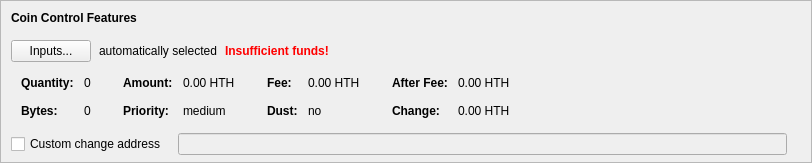
    <widget class="QFrame" name="frameCoinControl">
     <property name="sizePolicy">
      <sizepolicy hsizetype="Expanding" vsizetype="Expanding">
       <horstretch>0</horstretch>
       <verstretch>0</verstretch>
      </sizepolicy>
     </property>
     <property name="maximumSize">
      <size>
       <width>16777215</width>
       <height>16777215</height>
      </size>
     </property>
     <property name="frameShape">
      <enum>QFrame::StyledPanel</enum>
     </property>
     <property name="frameShadow">
      <enum>QFrame::Sunken</enum>
     </property>
     <layout class="QVBoxLayout" name="verticalLayoutCoinControl2">
      <property name="spacing">
       <number>0</number>
      </property>
      <property name="leftMargin">
       <number>0</number>
      </property>
      <property name="topMargin">
       <number>0</number>
      </property>
      <property name="rightMargin">
       <number>0</number>
      </property>
      <property name="bottomMargin">
       <number>6</number>
      </property>
      <item>
       <layout class="QVBoxLayout" name="verticalLayoutCoinControl" stretch="0,0,0,0,1">
        <property name="spacing">
         <number>0</number>
        </property>
        <property name="leftMargin">
         <number>10</number>
        </property>
        <property name="topMargin">
         <number>10</number>
        </property>
        <item>
         <layout class="QHBoxLayout" name="horizontalLayoutCoinControl1">
          <property name="bottomMargin">
           <number>15</number>
          </property>
          <item>
           <widget class="QLabel" name="labelCoinControlFeatures">
            <property name="sizePolicy">
             <sizepolicy hsizetype="Preferred" vsizetype="Maximum">
              <horstretch>0</horstretch>
              <verstretch>0</verstretch>
             </sizepolicy>
            </property>
            <property name="font">
             <font>
              <weight>75</weight>
              <bold>true</bold>
             </font>
            </property>
            <property name="styleSheet">
             <string notr="true">font-weight:bold;</string>
            </property>
            <property name="text">
             <string>Coin Control Features</string>
            </property>
           </widget>
          </item>
         </layout>
        </item>
        <item>
         <layout class="QHBoxLayout" name="horizontalLayoutCoinControl2" stretch="0,0,0,0">
          <property name="spacing">
           <number>8</number>
          </property>
          <property name="bottomMargin">
           <number>10</number>
          </property>
          <item>
           <widget class="QPushButton" name="pushButtonCoinControl">
            <property name="styleSheet">
             <string notr="true"/>
            </property>
            <property name="text">
             <string>Inputs...</string>
            </property>
            <property name="autoDefault">
             <bool>false</bool>
            </property>
           </widget>
          </item>
          <item>
           <widget class="QLabel" name="labelCoinControlAutomaticallySelected">
            <property name="text">
             <string>automatically selected</string>
            </property>
            <property name="margin">
             <number>5</number>
            </property>
           </widget>
          </item>
          <item>
           <widget class="QLabel" name="labelCoinControlInsuffFunds">
            <property name="font">
             <font>
              <weight>75</weight>
              <bold>true</bold>
             </font>
            </property>
            <property name="styleSheet">
             <string notr="true">color:red;font-weight:bold;</string>
            </property>
            <property name="text">
             <string>Insufficient funds!</string>
            </property>
            <property name="margin">
             <number>5</number>
            </property>
           </widget>
          </item>
          <item>
           <spacer name="horizontalSpacerCoinControl">
            <property name="orientation">
             <enum>Qt::Horizontal</enum>
            </property>
            <property name="sizeHint" stdset="0">
             <size>
              <width>40</width>
              <height>1</height>
             </size>
            </property>
           </spacer>
          </item>
         </layout>
        </item>
        <item>
         <widget class="QWidget" name="widgetCoinControl" native="true">
          <property name="sizePolicy">
           <sizepolicy hsizetype="Preferred" vsizetype="Preferred">
            <horstretch>0</horstretch>
            <verstretch>0</verstretch>
           </sizepolicy>
          </property>
          <property name="minimumSize">
           <size>
            <width>0</width>
            <height>0</height>
           </size>
          </property>
          <property name="styleSheet">
           <string notr="true"/>
          </property>
          <layout class="QHBoxLayout" name="horizontalLayoutCoinControl5">
           <property name="leftMargin">
            <number>0</number>
           </property>
           <property name="topMargin">
            <number>0</number>
           </property>
           <property name="rightMargin">
            <number>0</number>
           </property>
           <property name="bottomMargin">
            <number>0</number>
           </property>
           <item>
            <layout class="QHBoxLayout" name="horizontalLayoutCoinControl3" stretch="0,0,0,1">
             <property name="spacing">
              <number>20</number>
             </property>
             <property name="topMargin">
              <number>0</number>
             </property>
             <property name="bottomMargin">
              <number>10</number>
             </property>
             <item>
              <layout class="QFormLayout" name="formLayoutCoinControl1">
               <property name="horizontalSpacing">
                <number>10</number>
               </property>
               <property name="verticalSpacing">
                <number>14</number>
               </property>
               <property name="leftMargin">
                <number>10</number>
               </property>
               <property name="topMargin">
                <number>4</number>
               </property>
               <property name="rightMargin">
                <number>6</number>
               </property>
               <item row="0" column="0">
                <widget class="QLabel" name="labelCoinControlQuantityText">
                 <property name="font">
                  <font>
                   <weight>75</weight>
                   <bold>true</bold>
                  </font>
                 </property>
                 <property name="text">
                  <string>Quantity:</string>
                 </property>
                 <property name="margin">
                  <number>0</number>
                 </property>
                </widget>
               </item>
               <item row="0" column="1">
                <widget class="QLabel" name="labelCoinControlQuantity">
                 <property name="cursor">
                  <cursorShape>IBeamCursor</cursorShape>
                 </property>
                 <property name="contextMenuPolicy">
                  <enum>Qt::ActionsContextMenu</enum>
                 </property>
                 <property name="text">
                  <string notr="true">0</string>
                 </property>
                 <property name="margin">
                  <number>0</number>
                 </property>
                 <property name="textInteractionFlags">
                  <set>Qt::LinksAccessibleByMouse|Qt::TextSelectableByKeyboard|Qt::TextSelectableByMouse</set>
                 </property>
                </widget>
               </item>
               <item row="1" column="0">
                <widget class="QLabel" name="labelCoinControlBytesText">
                 <property name="font">
                  <font>
                   <weight>75</weight>
                   <bold>true</bold>
                  </font>
                 </property>
                 <property name="text">
                  <string>Bytes:</string>
                 </property>
                </widget>
               </item>
               <item row="1" column="1">
                <widget class="QLabel" name="labelCoinControlBytes">
                 <property name="cursor">
                  <cursorShape>IBeamCursor</cursorShape>
                 </property>
                 <property name="contextMenuPolicy">
                  <enum>Qt::ActionsContextMenu</enum>
                 </property>
                 <property name="text">
                  <string notr="true">0</string>
                 </property>
                 <property name="textInteractionFlags">
                  <set>Qt::LinksAccessibleByMouse|Qt::TextSelectableByKeyboard|Qt::TextSelectableByMouse</set>
                 </property>
                </widget>
               </item>
              </layout>
             </item>
             <item>
              <layout class="QFormLayout" name="formLayoutCoinControl2">
               <property name="horizontalSpacing">
                <number>10</number>
               </property>
               <property name="verticalSpacing">
                <number>14</number>
               </property>
               <property name="leftMargin">
                <number>6</number>
               </property>
               <property name="topMargin">
                <number>4</number>
               </property>
               <property name="rightMargin">
                <number>6</number>
               </property>
               <item row="0" column="0">
                <widget class="QLabel" name="labelCoinControlAmountText">
                 <property name="font">
                  <font>
                   <weight>75</weight>
                   <bold>true</bold>
                  </font>
                 </property>
                 <property name="text">
                  <string>Amount:</string>
                 </property>
                 <property name="margin">
                  <number>0</number>
                 </property>
                </widget>
               </item>
               <item row="0" column="1">
                <widget class="QLabel" name="labelCoinControlAmount">
                 <property name="cursor">
                  <cursorShape>IBeamCursor</cursorShape>
                 </property>
                 <property name="contextMenuPolicy">
                  <enum>Qt::ActionsContextMenu</enum>
                 </property>
                 <property name="text">
                  <string notr="true">0.00 HTH</string>
                 </property>
                 <property name="textInteractionFlags">
                  <set>Qt::LinksAccessibleByMouse|Qt::TextSelectableByKeyboard|Qt::TextSelectableByMouse</set>
                 </property>
                </widget>
               </item>
               <item row="1" column="0">
                <widget class="QLabel" name="labelCoinControlPriorityText">
                 <property name="font">
                  <font>
                   <weight>75</weight>
                   <bold>true</bold>
                  </font>
                 </property>
                 <property name="text">
                  <string>Priority:</string>
                 </property>
                </widget>
               </item>
               <item row="1" column="1">
                <widget class="QLabel" name="labelCoinControlPriority">
                 <property name="cursor">
                  <cursorShape>IBeamCursor</cursorShape>
                 </property>
                 <property name="contextMenuPolicy">
                  <enum>Qt::ActionsContextMenu</enum>
                 </property>
                 <property name="text">
                  <string>medium</string>
                 </property>
                 <property name="textInteractionFlags">
                  <set>Qt::LinksAccessibleByMouse|Qt::TextSelectableByKeyboard|Qt::TextSelectableByMouse</set>
                 </property>
                </widget>
               </item>
              </layout>
             </item>
             <item>
              <layout class="QFormLayout" name="formLayoutCoinControl3">
               <property name="horizontalSpacing">
                <number>10</number>
               </property>
               <property name="verticalSpacing">
                <number>14</number>
               </property>
               <property name="leftMargin">
                <number>6</number>
               </property>
               <property name="topMargin">
                <number>4</number>
               </property>
               <property name="rightMargin">
                <number>6</number>
               </property>
               <item row="0" column="0">
                <widget class="QLabel" name="labelCoinControlFeeText">
                 <property name="font">
                  <font>
                   <weight>75</weight>
                   <bold>true</bold>
                  </font>
                 </property>
                 <property name="text">
                  <string>Fee:</string>
                 </property>
                 <property name="margin">
                  <number>0</number>
                 </property>
                </widget>
               </item>
               <item row="0" column="1">
                <widget class="QLabel" name="labelCoinControlFee">
                 <property name="cursor">
                  <cursorShape>IBeamCursor</cursorShape>
                 </property>
                 <property name="contextMenuPolicy">
                  <enum>Qt::ActionsContextMenu</enum>
                 </property>
                 <property name="text">
                  <string notr="true">0.00 HTH</string>
                 </property>
                 <property name="textInteractionFlags">
                  <set>Qt::LinksAccessibleByMouse|Qt::TextSelectableByKeyboard|Qt::TextSelectableByMouse</set>
                 </property>
                </widget>
               </item>
               <item row="1" column="0">
                <widget class="QLabel" name="labelCoinControlLowOutputText">
                 <property name="font">
                  <font>
                   <weight>75</weight>
                   <bold>true</bold>
                  </font>
                 </property>
                 <property name="text">
                  <string>Dust:</string>
                 </property>
                </widget>
               </item>
               <item row="1" column="1">
                <widget class="QLabel" name="labelCoinControlLowOutput">
                 <property name="cursor">
                  <cursorShape>IBeamCursor</cursorShape>
                 </property>
                 <property name="contextMenuPolicy">
                  <enum>Qt::ActionsContextMenu</enum>
                 </property>
                 <property name="text">
                  <string>no</string>
                 </property>
                 <property name="textInteractionFlags">
                  <set>Qt::LinksAccessibleByMouse|Qt::TextSelectableByKeyboard|Qt::TextSelectableByMouse</set>
                 </property>
                </widget>
               </item>
              </layout>
             </item>
             <item>
              <layout class="QFormLayout" name="formLayoutCoinControl4">
               <property name="horizontalSpacing">
                <number>10</number>
               </property>
               <property name="verticalSpacing">
                <number>14</number>
               </property>
               <property name="leftMargin">
                <number>6</number>
               </property>
               <property name="topMargin">
                <number>4</number>
               </property>
               <property name="rightMargin">
                <number>6</number>
               </property>
               <item row="0" column="0">
                <widget class="QLabel" name="labelCoinControlAfterFeeText">
                 <property name="font">
                  <font>
                   <weight>75</weight>
                   <bold>true</bold>
                  </font>
                 </property>
                 <property name="text">
                  <string>After Fee:</string>
                 </property>
                 <property name="margin">
                  <number>0</number>
                 </property>
                </widget>
               </item>
               <item row="0" column="1">
                <widget class="QLabel" name="labelCoinControlAfterFee">
                 <property name="cursor">
                  <cursorShape>IBeamCursor</cursorShape>
                 </property>
                 <property name="contextMenuPolicy">
                  <enum>Qt::ActionsContextMenu</enum>
                 </property>
                 <property name="text">
                  <string notr="true">0.00 HTH</string>
                 </property>
                 <property name="textInteractionFlags">
                  <set>Qt::LinksAccessibleByMouse|Qt::TextSelectableByKeyboard|Qt::TextSelectableByMouse</set>
                 </property>
                </widget>
               </item>
               <item row="1" column="0">
                <widget class="QLabel" name="labelCoinControlChangeText">
                 <property name="font">
                  <font>
                   <weight>75</weight>
                   <bold>true</bold>
                  </font>
                 </property>
                 <property name="text">
                  <string>Change:</string>
                 </property>
                </widget>
               </item>
               <item row="1" column="1">
                <widget class="QLabel" name="labelCoinControlChange">
                 <property name="cursor">
                  <cursorShape>IBeamCursor</cursorShape>
                 </property>
                 <property name="contextMenuPolicy">
                  <enum>Qt::ActionsContextMenu</enum>
                 </property>
                 <property name="text">
                  <string notr="true">0.00 HTH</string>
                 </property>
                 <property name="textInteractionFlags">
                  <set>Qt::LinksAccessibleByMouse|Qt::TextSelectableByKeyboard|Qt::TextSelectableByMouse</set>
                 </property>
                </widget>
               </item>
              </layout>
             </item>
            </layout>
           </item>
          </layout>
         </widget>
        </item>
        <item>
         <layout class="QHBoxLayout" name="horizontalLayoutCoinControl4" stretch="0,0,0">
          <property name="spacing">
           <number>12</number>
          </property>
          <property name="sizeConstraint">
           <enum>QLayout::SetDefaultConstraint</enum>
          </property>
          <property name="topMargin">
           <number>5</number>
          </property>
          <property name="rightMargin">
           <number>5</number>
          </property>
          <item>
           <widget class="QCheckBox" name="checkBoxCoinControlChange">
            <property name="toolTip">
             <string>If this is activated, but the change address is empty or invalid, change will be sent to a newly generated address.</string>
            </property>
            <property name="text">
             <string>Custom change address</string>
            </property>
           </widget>
          </item>
          <item>
           <widget class="QValidatedLineEdit" name="lineEditCoinControlChange">
            <property name="enabled">
             <bool>false</bool>
            </property>
            <property name="sizePolicy">
             <sizepolicy hsizetype="Expanding" vsizetype="Fixed">
              <horstretch>0</horstretch>
              <verstretch>0</verstretch>
             </sizepolicy>
            </property>
           </widget>
          </item>
          <item>
           <widget class="QLabel" name="labelCoinControlChangeLabel">
            <property name="sizePolicy">
             <sizepolicy hsizetype="Preferred" vsizetype="Expanding">
              <horstretch>0</horstretch>
              <verstretch>0</verstretch>
             </sizepolicy>
            </property>
            <property name="minimumSize">
             <size>
              <width>0</width>
              <height>0</height>
             </size>
            </property>
            <property name="text">
             <string/>
            </property>
            <property name="margin">
             <number>3</number>
            </property>
           </widget>
          </item>
         </layout>
        </item>
        <item>
         <spacer name="verticalSpacerCoinControl">
          <property name="orientation">
           <enum>Qt::Vertical</enum>
          </property>
          <property name="sizeHint" stdset="0">
           <size>
            <width>800</width>
            <height>1</height>
           </size>
          </property>
         </spacer>
        </item>
       </layout>
      </item>
     </layout>
    </widget>
